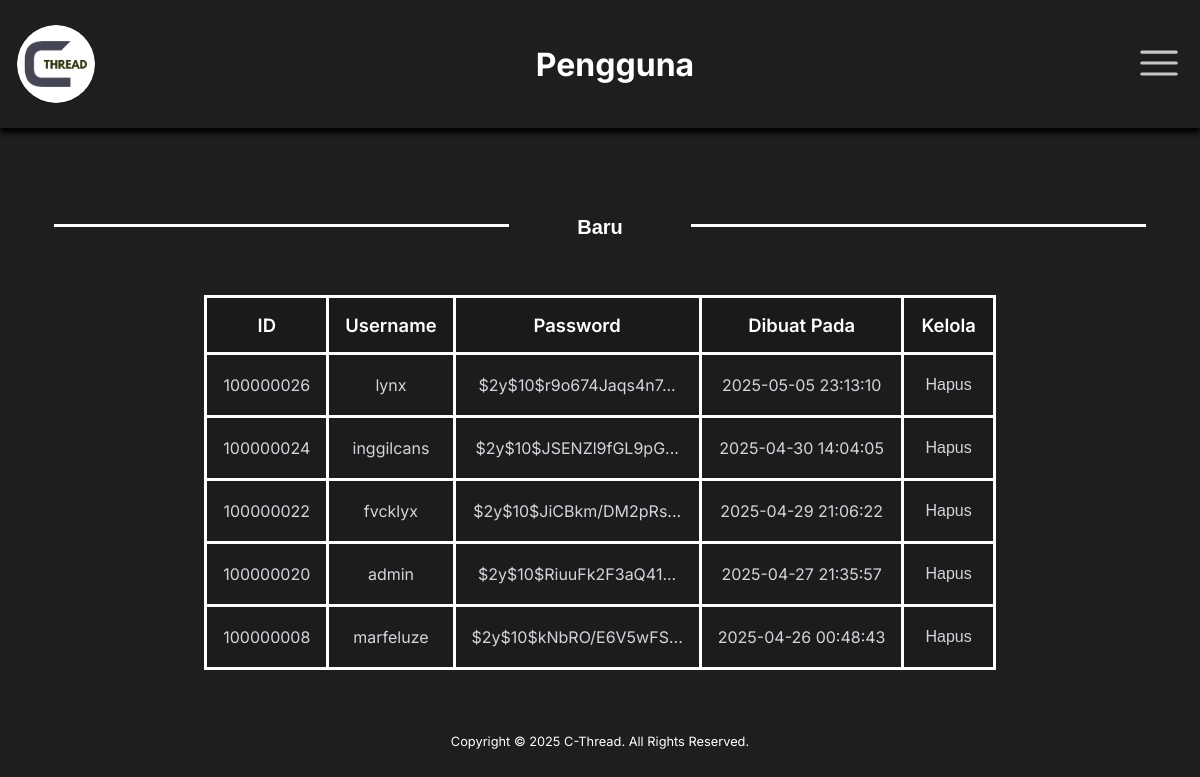
The app's page /Admin/users.php (signed in) with its own data.
### tables this page shows
CREATE TABLE `users` (
  `id` int NOT NULL,
  `username` varchar(10) NOT NULL,
  `password` varchar(255) NOT NULL,
  `created_at` datetime NOT NULL DEFAULT CURRENT_TIMESTAMP
);

### Admin/users.php (the view, shortened to what this page needs)
<?php
include "../service/db.php";
$limit = 10;
$page = isset($_GET['page']) ? (int) $_GET['page'] : 1;
$start = ($page - 1) * $limit;
$result = mysqli_query($db, "SELECT * FROM users ORDER BY id DESC LIMIT $start, $limit");
$users = mysqli_fetch_all($result, MYSQLI_ASSOC);
?>
<!DOCTYPE html>
<html lang="en">
<head>
    <link rel="stylesheet" href="style.css" />
</head>
<body>
    <nav>
        <div class="logo">
            <a href="#">
                <img src="../Assets/cthreadbgr.png" alt="C-Thread">
            </a>
        </div>
        <div class="visNav" id="visible">
            Pengguna
        </div>
        <button class="profil" id="barsButt">
        </button>
    </nav>
    <section class="container">
        <div class="add">
            <div class="line"></div>
            <button id="newUsers" class="new" type="button" name="new">Baru</button>
            <div class="line"></div>
        </div>
        <table>
            <tr class="head">
                <th>ID</th>
                <th>Username</th>
                <th>Password</th>
                <th>Dibuat Pada</th>
                <th>Kelola</th>
            </tr>
            <?php foreach ($users as $user): ?>
                <tr class="data">
                    <td><?= htmlspecialchars($user['id']); ?></td>
                    <td><?= htmlspecialchars($user['username']); ?></td>
                    <td><?= htmlspecialchars(substr($user['password'], 0, 20)); ?>...</td>
                    <td><?= htmlspecialchars($user['created_at']); ?></td>
                    <td>
                        <form action="<?php echo htmlspecialchars($_SERVER["PHP_SELF"]); ?>" method="POST"
                            style="display:inline;">
                            <button name="deleteUsers" class="deleteUsers" type="submit"
                                onclick="return confirm('Hapus User Ini?')">Hapus</button>
                        </form>
                    </td>
                </tr>
            <?php endforeach; ?>
        </table>
    </section>
    <footer class="copyright">
        Copyright © 2025 C-Thread. All Rights Reserved.
    </footer>
</body>
</html>

### Admin/style.css (style rules this page uses)
* { margin: 0; padding: 0; box-sizing: border-box; border: none; outline: none; }
body { font-family: "Inter", sans-serif; background-color: #1e1e1e; }
nav { width: 100%; margin: auto; padding: 1.5rem 1rem; display: flex; align-items: center; justify-content: space-between; gap: 2rem; position: sticky; -webkit-sticky: sticky; top: 0; z-index: 10; background-color: #1e1e1e; box-shadow: 0 5px 5px #000000; }
img { width: 100%; display: flex; border: 1px solid transparent; border-radius: 100%; }
a { text-decoration: none; }
.logo { max-width: 80px; }
#visible { color: #ffffff; font-size: 2rem; font-weight: 700; }
#barsButt { background-color: transparent; cursor: pointer; }
.profil { width: 50px; transition: all 0.3s ease; }
.profil .menu { color: #c5c7ca; }
.container { max-width: 1200px; margin: auto; padding: 5rem 2rem 3rem 2rem; }
section .add { display: flex; justify-content: space-around; gap: 1rem; margin-bottom: 3rem; }
.add .line { width: 40%; border-bottom: 3px solid #ffffff; margin-bottom: 1.25rem; }
.add .new { background-color: transparent; padding: 0.5rem; color: #ffffff; font-size: 1.25rem; font-weight: 600; cursor: pointer; }
section table { border-collapse: collapse; max-width: 1200px; display: flex; justify-content: center; }
section table th, section table td { border: 3px solid #ffffff; padding: 1rem; text-align: center; }
section table th { font-size: 1.15rem; font-weight: 600; background-color: #1a1a1a; color: #ffffff; }
section table td { font-size: 1rem; font-weight: 400; background-color: #1c1c1c; color: #d1d5db; }
section table td button { background-color: transparent; padding: 5px; cursor: pointer; color: #d1d5db; font-size: 1rem; }
footer { width: 100%; margin: auto; padding: 1rem; color: #fff; font-size: 0.8rem; text-align: center; }

### records on screen
users: id "100000026", username "lynx", password "$2y$10$r9o674Jaqs4n7", created_at "2025-05-05 23:13:10"
users: id "100000024", username "inggilcans", password "$2y$10$JSENZl9fGL9pG", created_at "2025-04-30 14:04:05"
users: id "100000022", username "fvcklyx", password "$2y$10$JiCBkm/DM2pRs", created_at "2025-04-29 21:06:22"
users: id "100000020", username "admin", password "$2y$10$RiuuFk2F3aQ41", created_at "2025-04-27 21:35:57"
users: id "100000008", username "marfeluze", password "$2y$10$kNbRO/E6V5wFS", created_at "2025-04-26 00:48:43"
